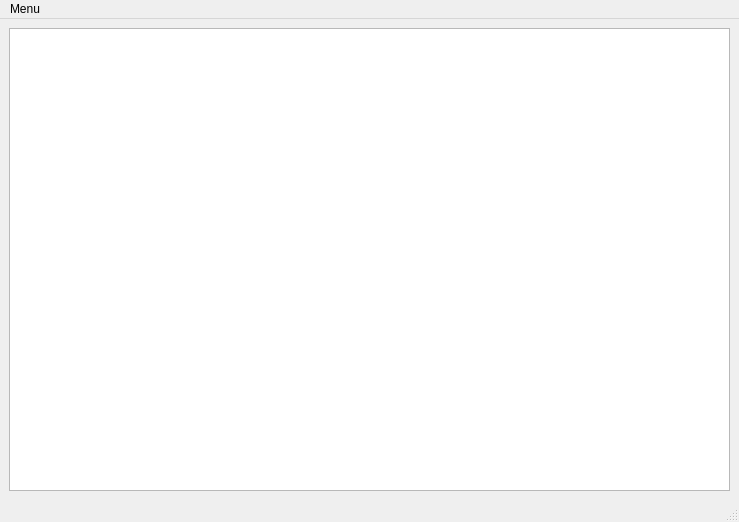
<?xml version="1.0" encoding="UTF-8"?>
<ui version="4.0">
 <class>MainWindow</class>
 <widget class="QMainWindow" name="MainWindow">
  <property name="geometry">
   <rect>
    <x>0</x>
    <y>0</y>
    <width>739</width>
    <height>522</height>
   </rect>
  </property>
  <property name="windowTitle">
   <string>Assignment 2</string>
  </property>
  <widget class="QWidget" name="centralwidget">
   <layout class="QGridLayout" name="gridLayout">
    <item row="0" column="0" rowspan="2" colspan="2">
     <layout class="QVBoxLayout" name="verticalLayout">
      <item>
       <widget class="QPlainTextEdit" name="main_text"/>
      </item>
     </layout>
    </item>
    <item row="1" column="1">
     <widget class="QLabel" name="label">
      <property name="text">
       <string/>
      </property>
     </widget>
    </item>
   </layout>
  </widget>
  <widget class="QMenuBar" name="menubar">
   <property name="geometry">
    <rect>
     <x>0</x>
     <y>0</y>
     <width>739</width>
     <height>26</height>
    </rect>
   </property>
   <widget class="QMenu" name="menuMenu">
    <property name="title">
     <string>Menu</string>
    </property>
    <addaction name="action_Start"/>
    <addaction name="action_Connect_Settings"/>
    <addaction name="actionHelp"/>
    <addaction name="action_Stop"/>
   </widget>
   <addaction name="menuMenu"/>
  </widget>
  <widget class="QStatusBar" name="statusbar"/>
  <action name="actionLookup_IP_Address_from_host_name">
   <property name="text">
    <string>Lookup IP Address from host name</string>
   </property>
  </action>
  <action name="actionLookup_host_name_from_IP_Address">
   <property name="text">
    <string>Lookup host name from IP Address</string>
   </property>
  </action>
  <action name="actionLookup_port_number_from_service_name">
   <property name="text">
    <string>Lookup port number by service name</string>
   </property>
  </action>
  <action name="actionLookup_service_name_by_port_number">
   <property name="text">
    <string>Lookup service name by port number</string>
   </property>
  </action>
  <action name="actionHelp">
   <property name="text">
    <string>Help</string>
   </property>
  </action>
  <action name="action_Start">
   <property name="text">
    <string>&amp;Connect</string>
   </property>
  </action>
  <action name="action_Receive_As_Server">
   <property name="text">
    <string>&amp;Receive As Server</string>
   </property>
  </action>
  <action name="action_Connect_Settings">
   <property name="text">
    <string>&amp;Settings</string>
   </property>
  </action>
  <action name="action_Stop">
   <property name="text">
    <string>&amp;Stop</string>
   </property>
  </action>
 </widget>
 <resources/>
 <connections/>
</ui>
